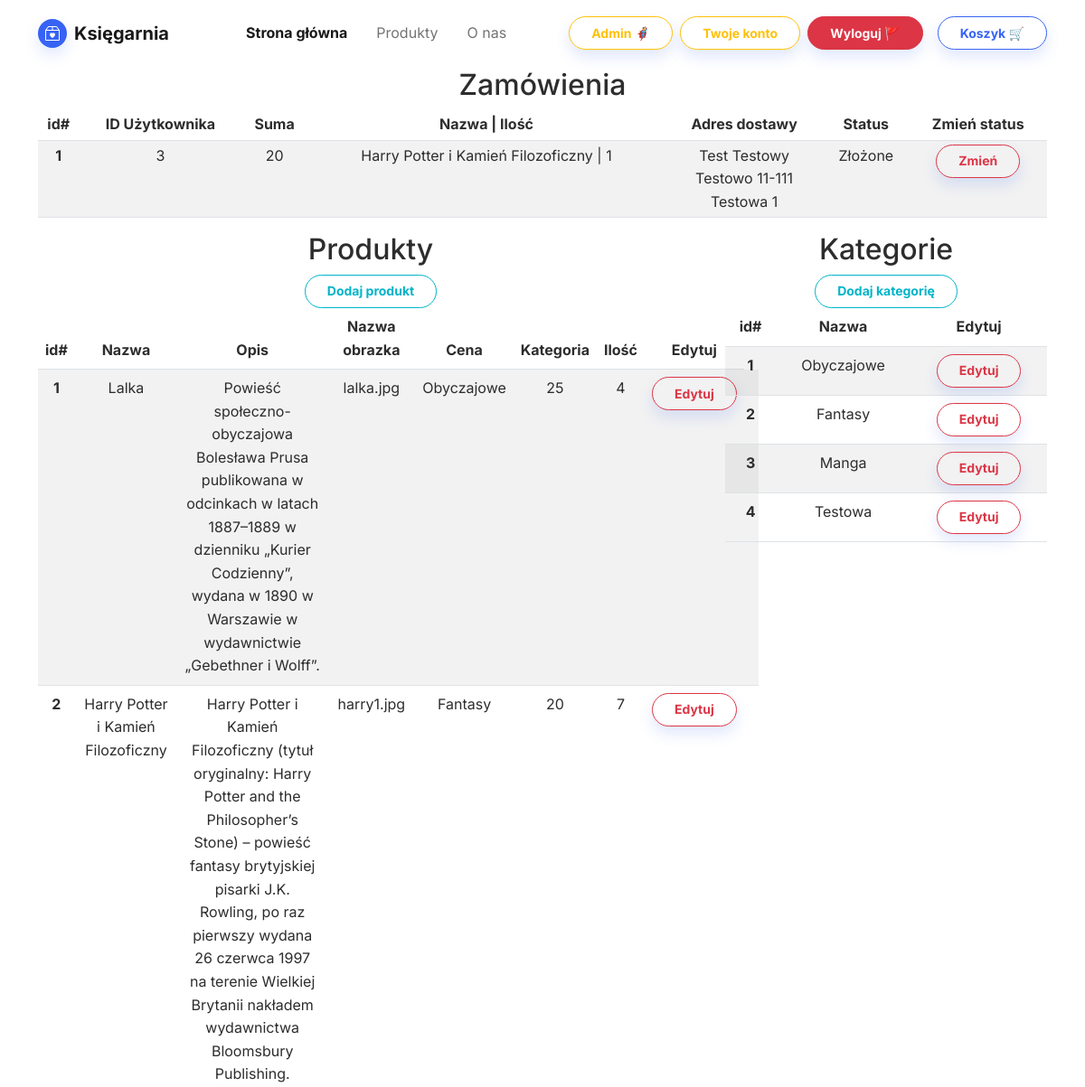
Before: /employee_page.php (signed in, upper part) with the older database file.
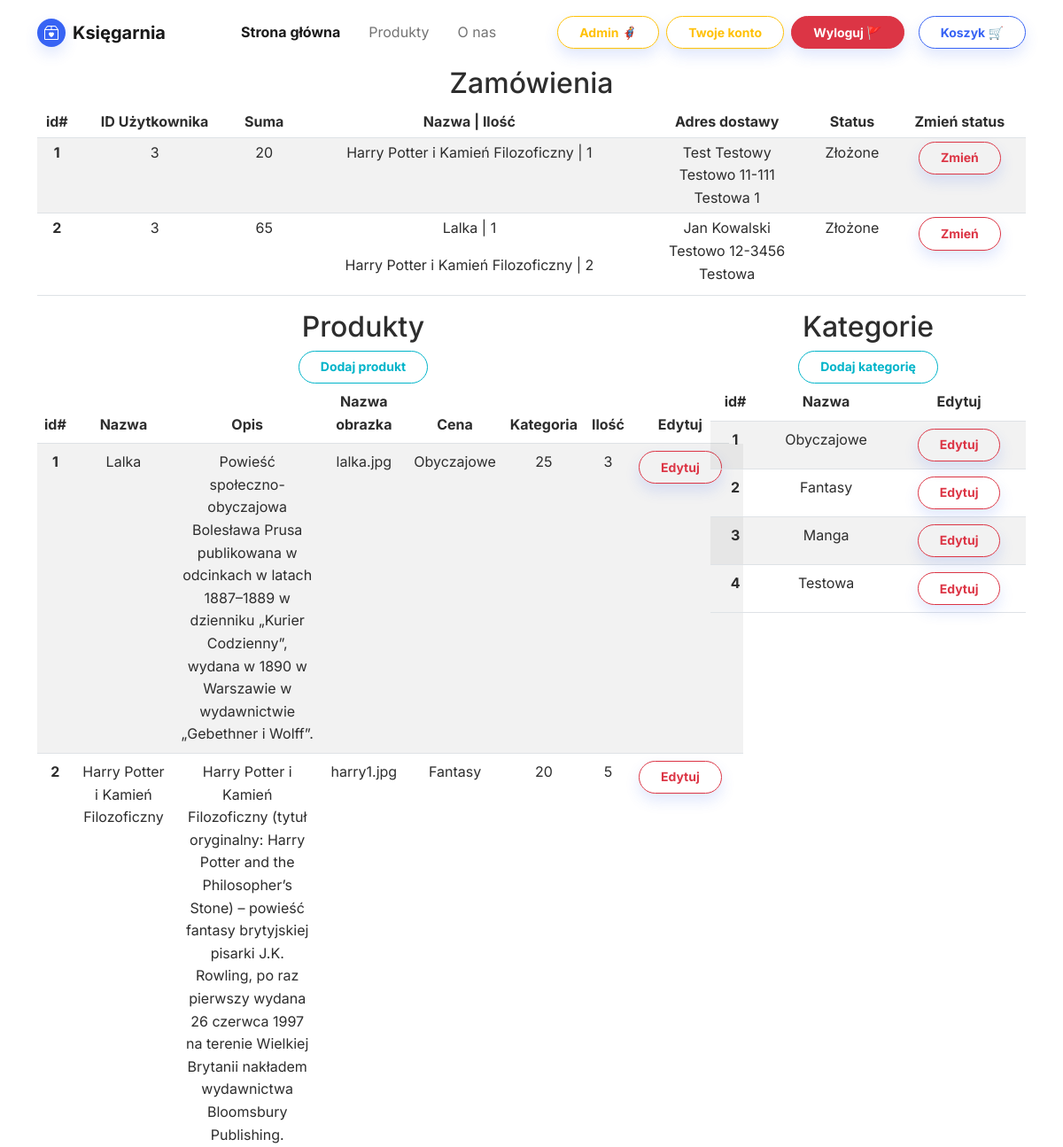
After: the same page with the newer database file.
### tables this page shows
CREATE TABLE `orders` (
  `id` int(11) NOT NULL,
  `idUser` int(11) NOT NULL,
  `total` int(11) NOT NULL,
  `orderDate` date NOT NULL,
  `status` varchar(11) NOT NULL,
  `name` varchar(30) NOT NULL,
  `surname` varchar(30) NOT NULL,
  `city` varchar(100) NOT NULL,
  `street` varchar(100) NOT NULL,
  `post` varchar(10) NOT NULL,
  `email` varchar(50) NOT NULL,
  `phone` varchar(12) NOT NULL,
  `payment` varchar(30) NOT NULL
);

CREATE TABLE `orderdetail` (
  `id` int(11) NOT NULL,
  `idOrder` int(11) NOT NULL,
  `idProduct` int(11) NOT NULL,
  `quantity` int(11) NOT NULL
);

CREATE TABLE `products` (
  `id` int(11) NOT NULL,
  `name` varchar(250) NOT NULL,
  `description` varchar(1000) NOT NULL,
  `img` varchar(100) NOT NULL,
  `price` int(11) NOT NULL,
  `quantity` int(11) NOT NULL,
  `categoryId` int(11) NOT NULL
);

CREATE TABLE `categories` (
  `id` int(11) NOT NULL,
  `name` varchar(255) NOT NULL
);

### employee_page.php (the view, shortened to what the changed rows need)
<!DOCTYPE html>
<html lang="en">
<head>
    <link rel="stylesheet" href="assets/bootstrap/css/bootstrap.min.css">
</head>
<body>
    <div class="container text-center">
        <div class="row">
        <div class="col col-md-12">
                <h2>Zamówienia</h2>
                <table class="table table-striped table-hover table-sm">
                    <thead>
                        <tr>
                            <th scope="col">id#</th>
                            <th scope="col">ID Użytkownika</th>
                            <th scope="col">Suma</th>
                            <th scope="col">Nazwa | Ilość</th>
                            <th scope="col">Adres dostawy
                            <th scope="col">Status</th>
                            <th scope="col">Zmień status</th>
                        </tr>
                    </thead>
                    <tbody>
                        <?php
                        require_once "database_connect.php";
                        function getOrders($connection)
                        {
                            $orders = array();
                            $sql = "SELECT * FROM orders";
                            $result = $connection->query($sql);
                            if ($result->num_rows > 0) {
                                while ($row = $result->fetch_assoc()) {
                                    $orders[] = $row;
                                }
                            }
                            return $orders;
                        }
                        function getOrdersDetail($connection)
                        {
                            $ordersD = array();
                            $sql = "SELECT products.name AS productName, orderdetail.quantity AS quantity, orderdetail.idOrder
                            FROM `products`, `orderdetail`
                            WHERE products.id=orderdetail.idProduct";
                            $result = $connection->query($sql);
                            if ($result->num_rows > 0) {
                                while ($row = $result->fetch_assoc()) {
                                    $ordersD[] = $row;
                                }
                            }
                            return $ordersD;
                        }
                        foreach (getOrders($connection) as $order) {
                            echo '
                            <tr>
                                <th scope="row">' . $order['id'] . '</th>
                                <td>' . $order['idUser'] . '</td>
                                <td>' . $order['total'] . '</td>
                                <td>';
                            foreach (getOrdersDetail($connection) as $orderD) {
                                if ($order['id'] == $orderD['idOrder']) {
                                    echo '
                                    <p>' . $orderD['productName'] . ' | ' . $orderD['quantity'] . '</p>';
                                }
                            }
                            echo '
                                </td>
                                <td>' . $order['name'] .' '. $order['surname'] . '<br>' . $order['city'] . ' ' . $order['post'] . '<br>' . $order['street'] .' </td>
                                <td>' . $order['status'] . '</td>
                                <td><a class="btn btn-outline-danger shadow btn-sm" role="button" href="change_status_script.php?id=' . $order['id'] . '">Zmień</a></td>
                            </tr>';
                        }
                        ?>
                    </tbody>
                </table>
            </div>
            <div class="col col-md-8">
                <h2>Produkty</h2>
                <table class="table table-striped table-hover">
                    <thead>
                        <tr>
                            <th scope="col">id#</th>
                            <th scope="col">Nazwa</th>
                            <th scope="col">Opis</th>
                            <th scope="col">Nazwa obrazka</th>
                            <th scope="col">Cena</th>
                            <th scope="col">Kategoria</th>
                            <th scope="col">Ilość</th>
                            <th scope="col">Edytuj</th>
                        </tr>
                    </thead>
                    <tbody>
                    <?php
                        require_once "database_connect.php";
                        function getProducts($connection)
                        {
                            $products = array();
                            $sql = "SELECT products.id, products.name, products.description, products.price, products.img, products.quantity, categories.name as categories
                            FROM products, categories
                            WHERE products.categoryId= categories.id
                            ORDER BY products.id;";
                            $result = $connection->query($sql);
                            if ($result->num_rows > 0) {
                                while ($row = $result->fetch_assoc()) {
                                    $products[] = $row;
                                }
                            }
                            return $products;
                        }
                        foreach (getProducts($connection) as $product) {
                            echo
                            '<tr>
                                <th scope="row">' . $product['id'] . '</th>
                                    <td>' . $product['name'] . '</td>
                                    <td>' . $product['description'] . '</td>
                                    <td>' . $product['img'] . '</td>
                                    <td>' . $product['categories'] . '</td>
                                    <td>' . $product['price'] . '</td>
                                    <td>' . $product['quantity'] . '</td>
                                    <td><a class="btn btn-outline-danger shadow btn-sm" role="button" href="edit_product.php?id=' . $product['id'] . '">Edytuj</a><td>
                                </tr>';
                        }
                        ?>
                    </tbody>
                </table>
            </div>
            <div class="col col-md-4">
                <h2>Kategorie</h2>
                <table class="table table-striped table-hover">
                    <thead>
                        <tr>
                            <th scope="col">id#</th>
                            <th scope="col">Nazwa</th>
                            <th scope="col">Edytuj</th>
                        </tr>
                    </thead>
                    <tbody>
                        <?php
                        require_once "database_connect.php";
                        function getCategories($connection){
                            $sql= "SELECT * FROM categories";
                            $result = $connection->query($sql);
                            if ($result->num_rows > 0) {
                                while ($row = $result->fetch_assoc()) {
                                    $categories[] = $row;
                                }
                            }
                            return $categories;
                        }
                        foreach (getCategories($connection) as $category) {
                            echo
                            '<tr>
                                <th scope="row">' . $category['id'] . '</th>
                                    <td>' . $category['name'] . '</td>
                                    <td><a class="btn btn-outline-danger shadow btn-sm" role="button" href="edit_category.php?id=' . $category['id'] . '">Edytuj</a></td>
                                </tr>';
                        }
                        ?>
                    </tbody>
                </table>
            </div>
    </div>
    </div>
</body>
</html>

Changed rows visible on the page:
added orders: id "2", idUser "3", total "65", name "Jan", surname "Kowalski", city "Testowo", post "12-3456", street "Testowa", status "Złożone"
added orderdetail: idProduct.name "Lalka", quantity "1", shown under "2"
added orderdetail: idProduct.name "Harry Potter i Kamień Filozoficzny", quantity "2"
changed products "Lalka": quantity "4" → "3"
changed products "Harry Potter i Kamień Filozoficzny": quantity "7" → "5"
